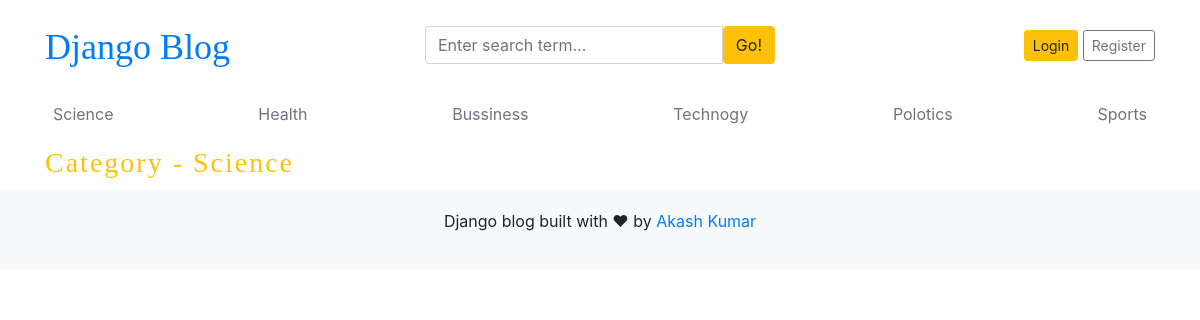
The page /category/1/ on the database as committed earlier.
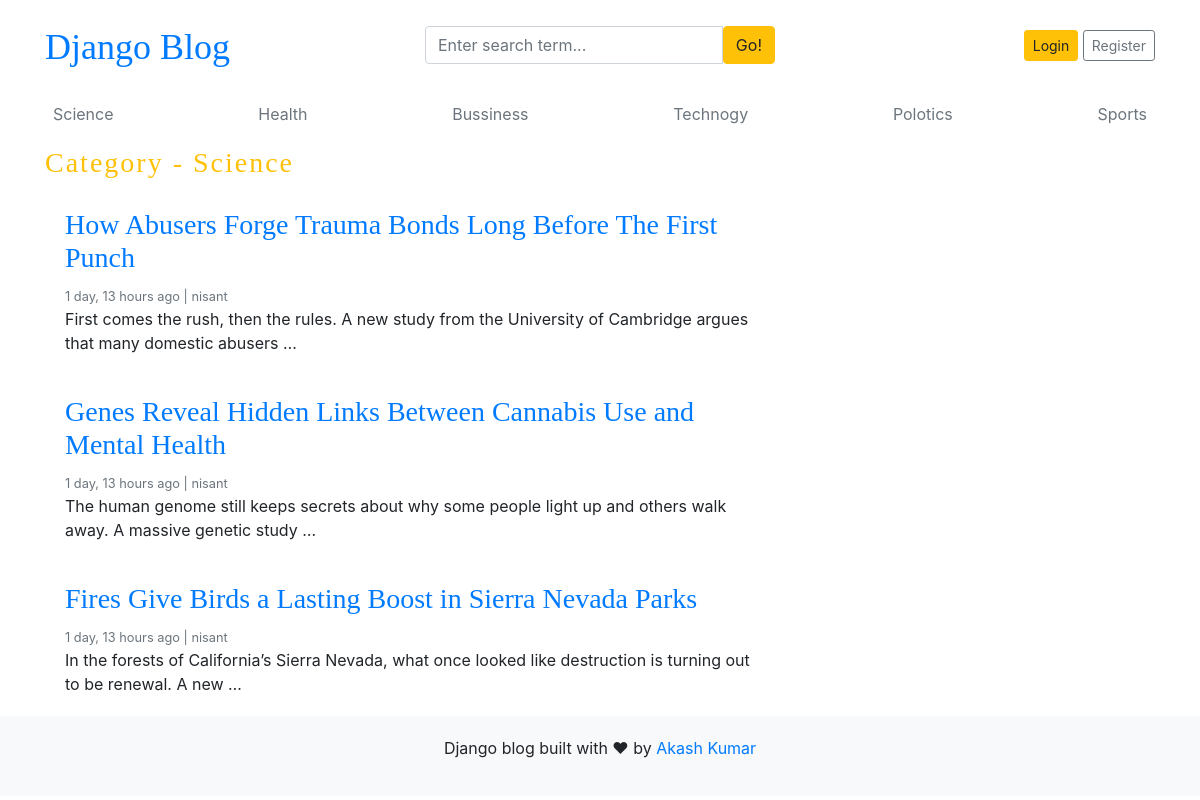
The same page on the database as committed later.
### blogs/models.py (models this page shows, shortened)
class Category(models.Model):
    category_name = models.CharField(max_length=50,unique=True)
    created_at = models.DateTimeField(auto_now_add=True)
    updated_at =models.DateTimeField(auto_now=True)
    class Meta():
        verbose_name_plural = 'Categories'
    def __str__(self):
        return self.category_name

class blogs(models.Model):
    title = models.CharField(max_length=100, unique=True)
    slug = models.SlugField(unique=True, blank=True)
    Category = models.ForeignKey(Category, on_delete=models.CASCADE)
    author = models.ForeignKey(User, on_delete=models.CASCADE)
    blog_image = models.ImageField(upload_to='uploads/%y/%m/%d/')
    short_description = models.TextField(max_length=1000)
    blog_body = models.TextField(max_length=3000)
    status = models.CharField(max_length=100, choices= STATUS_CHOICE, default='draft')
    is_feacherd = models.BooleanField(default=False)
    created_at = models.DateTimeField(auto_now_add=True)
    updated_at =models.DateTimeField(auto_now=True)
    class Meta():
        verbose_name_plural = 'Blogs'

### blogs/views.py (the view)
# urls.py: path('<int:category_id>/', views.posts_by_category, name="posts_by_category")
def posts_by_category(request,category_id):
    posts = BlogModel.objects.filter(status='published', Category= category_id)
    try:
        category = Category.objects.get(pk=category_id)
    except:
        return redirect('home')
    context = {
        'posts':posts,
        'category':category
    }
    return render(request, 'posts_by_category.html', context)

### blogs/context_processors.py (called while the page is built)
def get_categories(request):
    categories =Category.objects.all()
    return dict(categories=categories)

### templates/posts_by_category.html
{% extends 'base/base.html' %}
{% block content %}
  <h3 class="text-upercase text-warning" style="letter-spacing:2px;">Category - {{category}}</h3>
    <main role="main" class="container p-0">
      <div class="row">
        <div class="col-md-8 blog-main">
          {% for post in posts %}
          <div class="card border-0">
            <div class="card-body">
              <h3><a href="{% url 'blogs' post.slug %}">{{post.title}}</a></h3>
              <small class="mb-1 text-muted">{{post.created_at | timesince }} ago | {{post.author}}</small>
              <p class="card-text">{{post.short_description | truncatewords:20 }}</p>
            </div>
          </div>
          {% endfor %}
        </div>
      </div>
    </main>
  </div>
{% endblock %}

### templates/base/header.html (shortened to what this page needs)
{% load static %}
<!DOCTYPE html>
<html lang="en">
<head>
  <link href="https://getbootstrap.com/docs/4.0/dist/css/bootstrap.min.css" rel="stylesheet">
  <link href="{% static 'css/blog.css' %}" rel="stylesheet">
  <link rel="stylesheet" href="https://cdnjs.cloudflare.com/ajax/libs/font-awesome/4.7.0/css/font-awesome.min.css">
</head>
<body>
  <div class="container">
    <header class="blog-header py-3">
      <div class="row flex-nowrap justify-content-between align-items-center">
        <div class="col-4 pt-1">
          <a class="blog-header-logo text-blue " href="/">Django Blog</a>
        </div>
        <div class="col-4">
          <form action="{% url 'search' %}" method="GET">
            <div class="input-group">
              <input class="form-control" name="keyword" type="text" placeholder="Enter search term..."
                aria-label="Enter search term..." aria-describedby="button-search" />
              <button type="submit" class="btn btn-warning" id="button-search" type="button">Go!</button>
            </div>
          </form>
        </div>
        <div class="col-4 d-flex justify-content-end align-items-center">
          {% if not user.is_authenticated %}
          <a class="btn btn-sm btn-warning" href="{% url 'login' %}">Login</a> &nbsp;
          <a class="btn btn-sm btn-outline-secondary" href="{% url 'register'%}">Register</a>
          {% else %}
          <span><a href="{% url 'dashboard' %}" class="btn btn-warning">Dashboard</a></span>
          <span><a href="{%url 'logout' %}">Logout</a></span>
          {% endif %}
        </div>
      </div>
    </header>
    <div class="nav-scroller py-1 mb-2">
      <nav class="nav d-flex justify-content-between">
        {% for cat in categories %}
        <a class="p-2 text-muted" href="{% url 'posts_by_category' cat.id %}">{{cat.category_name}}</a>
        {% endfor %}
      </nav>
    </div>

Rows that differ between the two databases and show on the page:
added blogs: title "How Abusers Forge Trauma Bonds Long Before The First Punch", created_at "1 day, 13 hours", author "nisant", short_description "First comes the rush, then the rules. A new study from the University of Cambridge argues that many domestic abusers …"
added blogs: title "Genes Reveal Hidden Links Between Cannabis Use and Mental Health", created_at "1 day, 13 hours", author "nisant", short_description "The human genome still keeps secrets about why some people light up and others walk away. A massive genetic study …"
added blogs: title "Fires Give Birds a Lasting Boost in Sierra Nevada Parks", created_at "1 day, 13 hours", author "nisant", short_description "In the forests of California’s Sierra Nevada, what once looked like destruction is turning out to be renewal. A new …"
